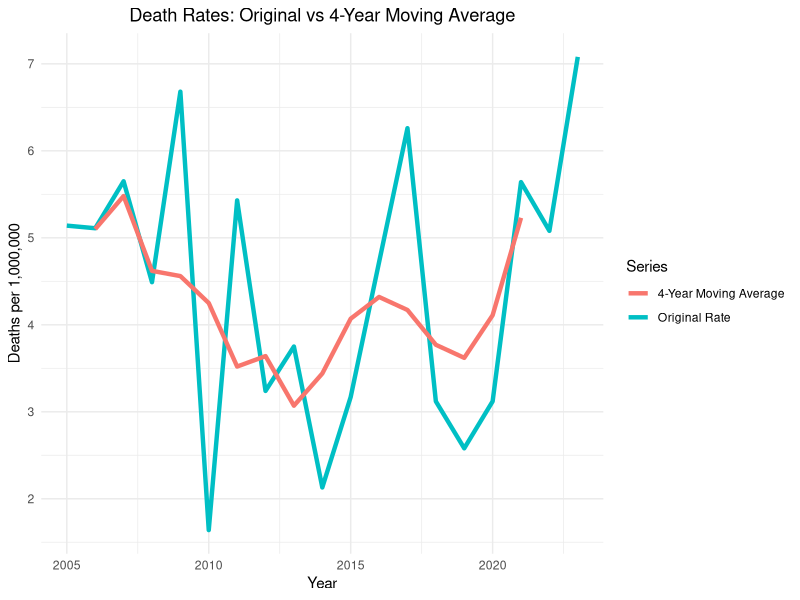

Recreate this plot in R.
# Create data frame
data <- data.frame(
  Year = 2005:2023,
  Deaths = c(9,9,10,8,12,3,10,6,7,4,6,9,12,6,5,6,11,10,14),
  Population = c(1751721,1760435,1769912,1781949,1796619,1829542,1840672,1853303,
                 1865279,1879321,1891277,1905616,1915947,1925614,1934408,1923826,
                 1951480,1967923,1978379),
  Rate_per_100k = c(5.14,5.11,5.65,4.49,6.68,1.64,5.43,3.24,3.75,2.13,3.17,4.72,
                    6.26,3.12,2.58,3.12,5.64,5.08,7.08)
)

# Function to calculate moving average with customizable window
calculate_ma <- function(data, window_size = 4) {
  # Calculate moving average for death rates
  ma_rates <- stats::filter(data$Rate_per_100k, 
                            rep(1/window_size, window_size), 
                            sides = 2)
  
  # Create output dataframe
  result <- data.frame(
    Year = data$Year,
    Original_Rate = data$Rate_per_100k,
    Moving_Average = round(ma_rates, 2)
  )
  
  return(result)
}

# Calculate 3-year moving average
ma_4year <- calculate_ma(data, 4)

# Print first few rows of result
head(ma_4year)

# Optional: Plot the results
# If using ggplot2:
 library(ggplot2)
ggplot(ma_4year, aes(x = Year)) +
  geom_line(aes(y = Original_Rate, color = "Original Rate"), size = 1.5) +  # Increase size for bold line
  geom_line(aes(y = Moving_Average, color = "4-Year Moving Average"), size = 1.5) +  # Increase size for bold line
  theme_minimal() +
  labs(title = "Death Rates: Original vs 4-Year Moving Average",
       y = "Deaths per 1,000,000",
       color = "Series")+
  theme(plot.title = element_text(hjust = 0.5)) 
